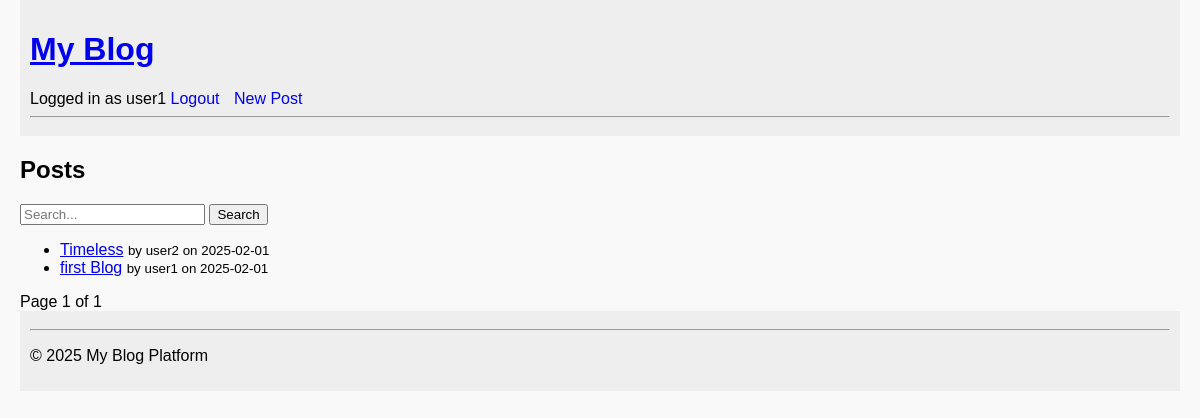
The page /posts/ (signed in) on the database its author committed.
### app/models.py (models this page shows, shortened)
class User(UserMixin, db.Model):
    id = db.Column(db.Integer, primary_key=True)
    username = db.Column(db.String(80), unique=True, nullable=False)
    email = db.Column(db.String(120), unique=True, nullable=False)
    password_hash = db.Column(db.String(128))
    posts = db.relationship('Post', backref='author', lazy='dynamic')
    comments = db.relationship('Comment', backref='author', lazy='dynamic')

class Post(db.Model):
    id = db.Column(db.Integer, primary_key=True)
    title = db.Column(db.String(140), nullable=False)
    content = db.Column(db.Text, nullable=False)
    tags = db.Column(db.String(140))  # comma-separated tags
    created_at = db.Column(db.DateTime, default=datetime.utcnow)
    user_id = db.Column(db.Integer, db.ForeignKey('user.id'), nullable=False)
    comments = db.relationship('Comment', backref='post', lazy='dynamic')
    liked_by = db.relationship('User', secondary=post_likes, backref=db.backref('liked_posts', lazy='dynamic'))

### app/posts/routes.py (the view, shortened to what this page needs)
@posts_bp.route('/', methods=['GET'])
def list_posts():
    page = request.args.get('page', 1, type=int)
    search = request.args.get('search')
    query = Post.query.order_by(Post.created_at.desc())
    if search:
        query = query.filter(
            Post.title.contains(search) |
            Post.content.contains(search) |
            Post.tags.contains(search)
        )
    pagination = paginate_query(query, page)
    posts = pagination.items
    if request.accept_mimetypes.accept_html:
        return render_template('posts_list.html', posts=posts, pagination=pagination)

### app/models.py (called while the page is built)
@login_manager.user_loader
def load_user(user_id):
    from app.models import User
    return User.query.get(int(user_id))

### app/utils.py (called while the page is built)
def paginate_query(query, page, per_page=5):
    pagination = query.paginate(page=page, per_page=per_page, error_out=False)
    return pagination

### app/templates/posts_list.html (shortened to what this page needs)
{% extends "base.html" %}
{% block content %}
  <h2>Posts</h2>
  <form method="get" action="{{ url_for('posts.list_posts') }}">
    <input type="text" name="search" placeholder="Search..." value="{{ request.args.get('search', '') }}">
    <button type="submit">Search</button>
  </form>
  <ul>
    {% for post in posts %}
      <li>
        <a href="{{ url_for('posts.get_post', post_id=post.id) }}">{{ post.title }}</a>
        <small>by {{ post.author.username }} on {{ post.created_at.strftime('%Y-%m-%d') }}</small>
      </li>
    {% else %}
      <li>No posts found.</li>
    {% endfor %}
  </ul>
  <div class="pagination">
    <span>Page {{ pagination.page }} of {{ pagination.pages }}</span>
  </div>
{% endblock %}

### app/templates/base.html (shortened to what this page needs)
<!DOCTYPE html>
<html lang="en">
<head>
  <link rel="stylesheet" href="{{ url_for('static', filename='style.css') }}">
</head>
<body>
  <header>
    <h1><a href="{{ url_for('posts.list_posts') }}">My Blog</a></h1>
    <nav>
      {% if current_user.is_authenticated %}
        <span>Logged in as {{ current_user.username }}</span>
        <a href="{{ url_for('auth.logout') }}">Logout</a>
      {% else %}
        <a href="{{ url_for('auth.login') }}">Login</a>
        <a href="{{ url_for('auth.register') }}">Register</a>
      {% endif %}
      <a href="{{ url_for('posts.create_post') }}">New Post</a>
    </nav>
    <hr>
  </header>
  <main>
    {% block content %}{% endblock %}
  </main>
  <footer>
    <hr>
    <p>&copy; 2025 My Blog Platform</p>
  </footer>
</body>
</html>

### app/static/style.css (style rules this page uses)
body { font-family: Arial, sans-serif; margin: 0; padding: 0 20px; background-color: #f9f9f9; }
header, footer { background-color: #eee; padding: 10px; }
nav a { margin-right: 10px; text-decoration: none; }

### rows shown on the page
User: username "user1"
Post: title "Timeless", author.username "user2", created_at "2025-02-01"
Post: title "first Blog", author.username "user1", created_at "2025-02-01"

### other values the page prints
{{ pagination.page }} "1"
{{ pagination.pages }} "1"
